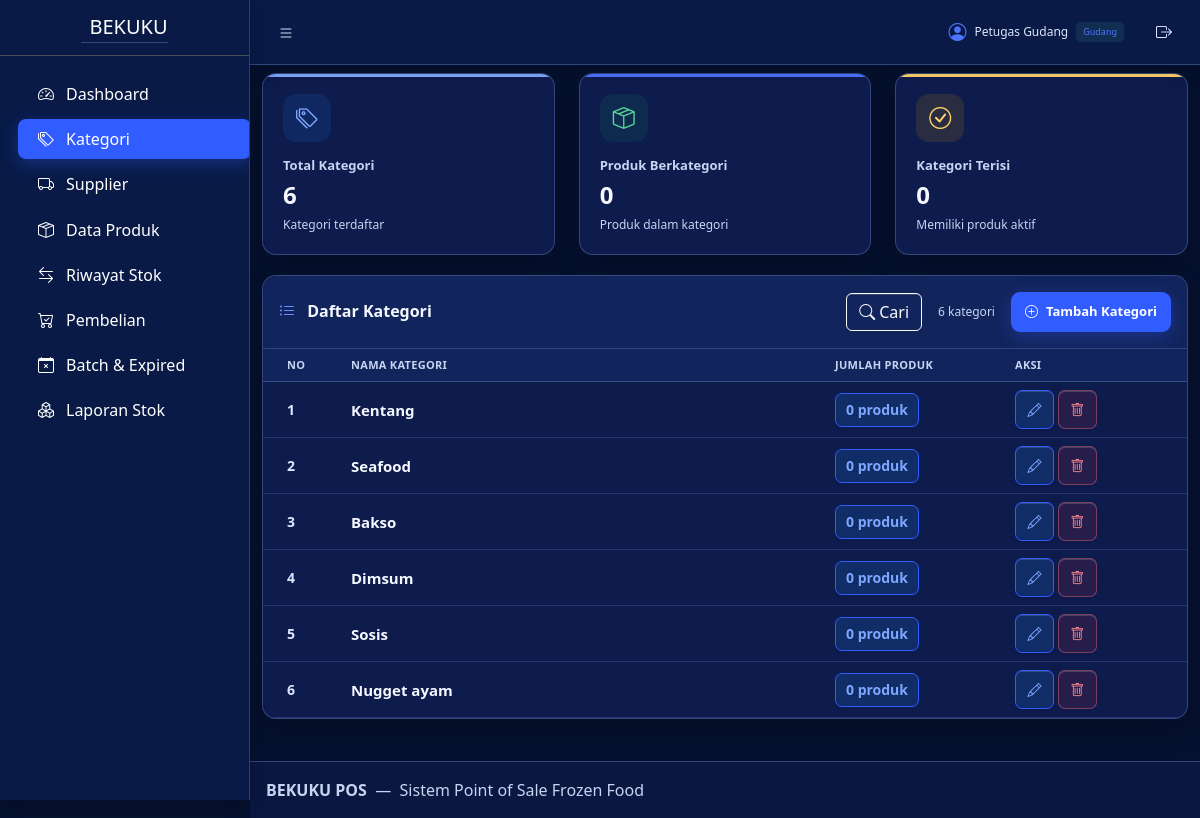
/categories/index.php (signed in), run on the app's committed database.
### tables this page shows
CREATE TABLE IF NOT EXISTS `categories` (
  `category_id` INT UNSIGNED NOT NULL AUTO_INCREMENT,
  `name` VARCHAR(100) NOT NULL,
  PRIMARY KEY (`category_id`),
  UNIQUE KEY `uq_categories_name` (`name`)
);

### config/app.php (called while the page is built, shortened)
<?php
function bekuku_base_path(): string
{
    $requestPath = parse_url($_SERVER['REQUEST_URI'] ?? '/', PHP_URL_PATH) ?: '/';
    $segments = array_values(array_filter(explode('/', $requestPath), 'strlen'));
    if ($segments !== []) {
        $candidate = '/' . $segments[0];
        $documentRoot = (string) ($_SERVER['DOCUMENT_ROOT'] ?? '');
        $projectName = basename(dirname(__DIR__));
    }
    return '';
}
function bekuku_url(string $path = ''): string
{
    $base = bekuku_base_path();
    if ($path === '') {
        return $base === '' ? '/' : $base;
    }
    $normalized = '/' . ltrim($path, '/');
    return $base === '' ? $normalized : $base . $normalized;
}

### categories/index.php (the view, shortened to what this page needs)
<?php
require_once __DIR__ . "/../config/app.php";
require_once __DIR__ . "/../config/database.php";
$stmt = $conn->query("
    SELECT
        c.category_id,
        c.name,
        COUNT(p.product_id) AS total_products
    FROM categories c
    LEFT JOIN products p
        ON c.category_id = p.category_id
    GROUP BY c.category_id, c.name
    ORDER BY c.category_id DESC
");
$categories = $stmt->fetchAll(PDO::FETCH_ASSOC);
$totalCategoryProducts = 0;
$categoriesWithProducts = 0;
foreach ($categories as $category) {
    $productCount = (int) $category['total_products'];
    $totalCategoryProducts += $productCount;
}
?>
<!DOCTYPE html>
<html lang="id">
<head>
    <link rel="stylesheet" href="https://cdn.jsdelivr.net/npm/bootstrap-icons@1.13.1/font/bootstrap-icons.min.css">
    <link rel="stylesheet" href="<?= bekuku_url('assets/css/categories.css') ?>?v=202610240021">
</head>
<body class="layout-fixed sidebar-expand-lg bg-body-tertiary">
<div class="app-wrapper">
    <?php require_once __DIR__ . "/../includes/header.php"; ?>
    <main class="app-main">
        <div class="container-fluid dashboard-wrapper">
            <div class="row">
                <div class="col-xl-4 col-md-6">
                    <div class="dashboard-stat stat-blue">
                        <div class="stat-icon">
                            <i class="bi bi-tags"></i>
                        </div>
                        <div class="stat-label">
                            Total Kategori
                        </div>
                        <div class="stat-value">
                            <?= number_format(count($categories)) ?>
                        </div>
                        <div class="stat-description">
                            Kategori terdaftar
                        </div>
                    </div>
                </div>
                <div class="col-xl-4 col-md-6">
                    <div class="dashboard-stat stat-green">
                        <div class="stat-icon">
                            <i class="bi bi-box-seam"></i>
                        </div>
                        <div class="stat-label">
                            Produk Berkategori
                        </div>
                        <div class="stat-value">
                            <?= number_format($totalCategoryProducts) ?>
                        </div>
                        <div class="stat-description">
                            Produk dalam kategori
                        </div>
                    </div>
                </div>
                <div class="col-xl-4 col-md-6">
                    <div class="dashboard-stat stat-yellow">
                        <div class="stat-icon">
                            <i class="bi bi-check-circle"></i>
                        </div>
                        <div class="stat-label">
                            Kategori Terisi
                        </div>
                        <div class="stat-value">
                            <?= number_format($categoriesWithProducts) ?>
                        </div>
                        <div class="stat-description">
                            Memiliki produk aktif
                        </div>
                    </div>
                </div>
            </div>
            <section class="card products-list-card categories-list-card data-table-card">
                <div class="card-header d-flex align-items-center justify-content-between">
                    <h3 class="card-title">
                        <i class="bi bi-list-ul me-2"></i>
                        Daftar Kategori
                    </h3>
                    <div class="d-flex align-items-center gap-3">
                    <button type="button" class="btn btn-outline-light data-table-filter-toggle" aria-expanded="false">
                        <i class="bi bi-search me-1"></i>Cari
                    </button>
                    <span class="products-count">
                        <?= number_format(count($categories)) ?>
                        kategori
                    </span>
                    <button type="button" id="btnTambahKategori" class="btn dashboard-product-add-button">
                        <i class="bi bi-plus-circle me-1"></i>Tambah Kategori
                    </button>
                    </div>
                </div>
                <div class="card-body p-0">
                    <?php if (count($categories) > 0): ?>
                        <div class="table-responsive">
                            <table class="table table-hover align-middle mb-0">
                                <thead>
                                    <tr>
                                        <th width="80">
                                            No
                                        </th>
                                        <th>
                                            Nama Kategori
                                        </th>
                                        <th width="180">
                                            Jumlah Produk
                                        </th>
                                        <th width="180">
                                            Aksi
                                        </th>
                                    </tr>
                                </thead>
                                <tbody>
                                    <?php
                                    $no = 1;
                                    foreach ($categories as $category):
                                    ?>
                                        <tr>
                                            <td>
                                                <?= $no++; ?>
                                            </td>
                                            <td>
                                                <strong>
                                                    <?= htmlspecialchars(
                                                        $category["name"]
                                                    ); ?>
                                                </strong>
                                            </td>
                                            <td>
                                                <span class="category-product-count">
                                                    <?= number_format(
                                                        (int) $category["total_products"]
                                                    ); ?>
                                                    produk
                                                </span>
                                            </td>
                                            <td>
                                                <a
                                                    href="edit.php?id=<?= $category["category_id"]; ?>&popup=1"
                                                    class="btn btn-sm btn-outline-info"
                                                    title="Edit kategori"
                                                    aria-label="Edit kategori"
                                                    data-popup-edit-category
                                                    data-popup-url="edit.php?id=<?= $category["category_id"]; ?>&popup=1"
                                                    data-modal-title="Edit Kategori"
                                                >
                                                    <i class="bi bi-pencil"></i>
                                                </a>
                                                <form
                                                    method="post"
                                                    action="delete.php"
                                                    class="d-inline"
                                                    data-delete-confirm
                                                    data-delete-label="kategori"
                                                >
                                                    <button
                                                        type="submit"
                                                        class="btn btn-sm btn-outline-danger"
                                                        title="Hapus kategori"
                                                        aria-label="Hapus kategori"
                                                    >
                                                        <i class="bi bi-trash"></i>
                                                    </button>
                                                </form>
                                            </td>
                                        </tr>
                                    <?php endforeach; ?>
                                </tbody>
                            </table>
                        </div>
                    <?php endif; ?>
                </div>
            </section>
        </div>
    </main>
    <?php require_once __DIR__ . "/../includes/footer.php"; ?>
</div>
</body>
</html>

### assets/css/popup-scrollbars.css (style rules this page uses)
html, body, * { scrollbar-color: #263d78 #07112f; scrollbar-width: thin; }

### data on the page
categories: name "Kentang", total_products "0"
categories: name "Seafood", total_products "0"
categories: name "Bakso", total_products "0"
categories: name "Dimsum", total_products "0"
categories: name "Sosis", total_products "0"
categories: name "Nugget ayam", total_products "0"

### other printed values
$currentUser['name'] "Petugas Gudang"
bekuku_role_label($currentUser['role'] ?? '') "Gudang"
count($categories) "6"
$totalCategoryProducts "0"
$categoriesWithProducts "0"
